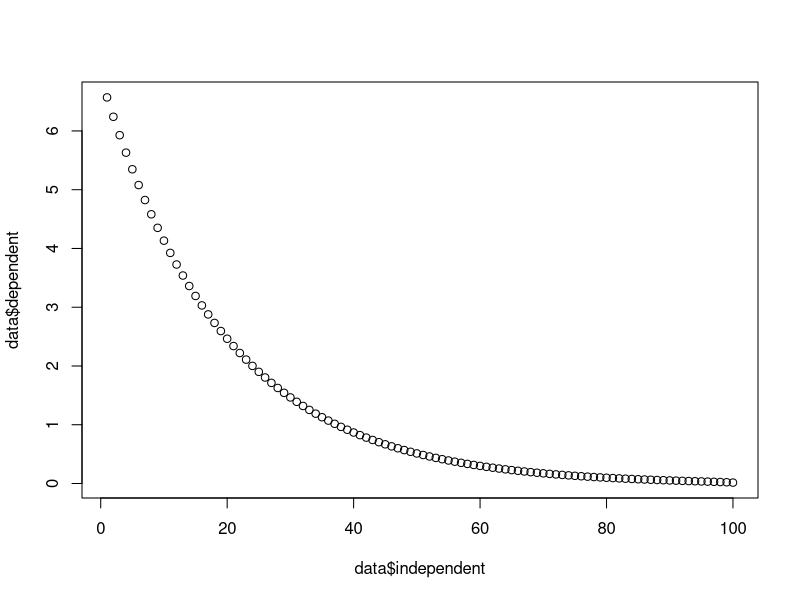
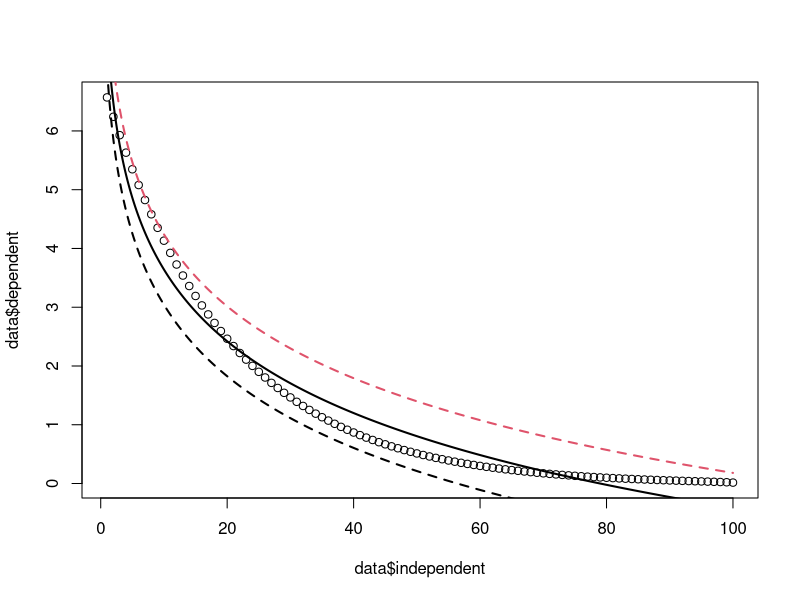

Recreate these plots in R, in order.
## ---- chunk 1
# Load the data
x <- seq(from = 1, to = 100, by = 1)
y <- log(seq(from = 1000, to = 1, by = -10))
y <- y * exp(-0.05 * x)
data <- data.frame(dependent = y, independent = x)

# Create a scatterplot
plot(data$independent, data$dependent)
## ---- chunk 2
model <- lm(dependent ~ log(independent), data = data)
## ---- chunk 3
summary(model)
## ---- chunk 4
newdata <- data.frame(independent = seq(from = 1, to = 100, length.out = 1000))

predictions <- predict(model, 
                       newdata = newdata, 
                       interval = "prediction",
                       leve = 0.95)
## ---- chunk 5
plot(data$independent, data$dependent)
lines(predictions[, 1] ~ newdata$independent, lwd = 2)
matlines(newdata$independent, predictions[, 2:3], lty = 2, lwd = 2)
